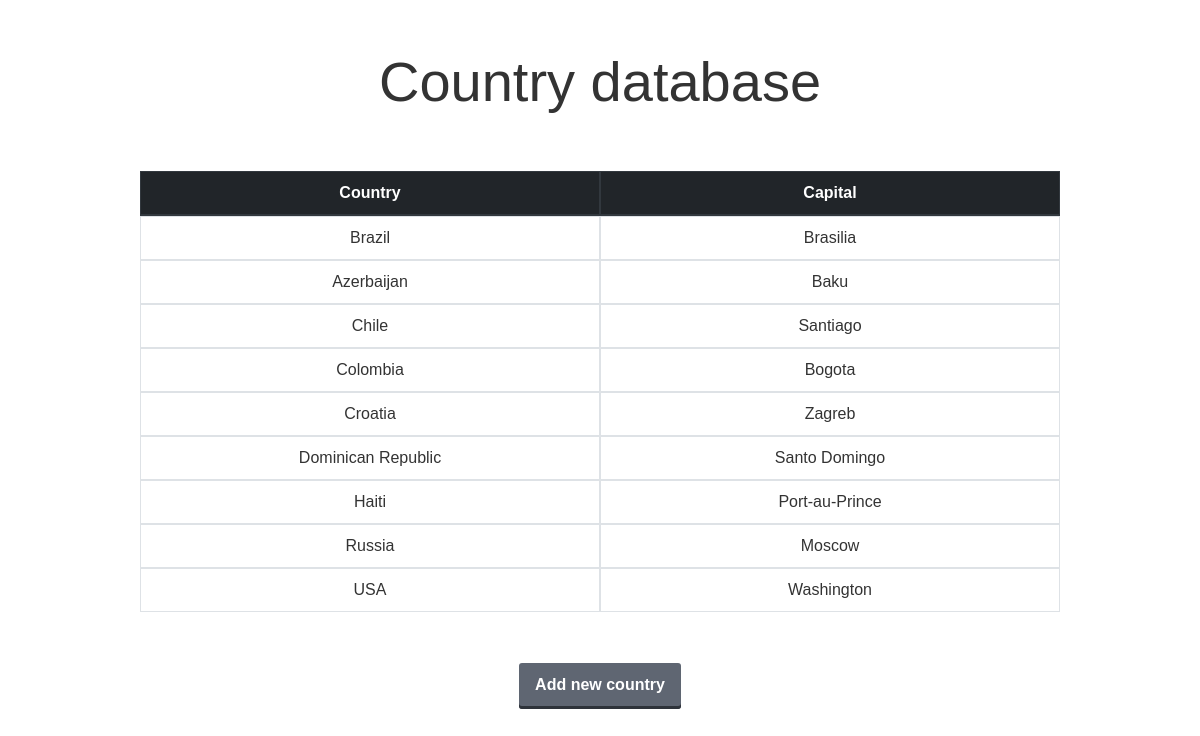
Before: / with the older database file.
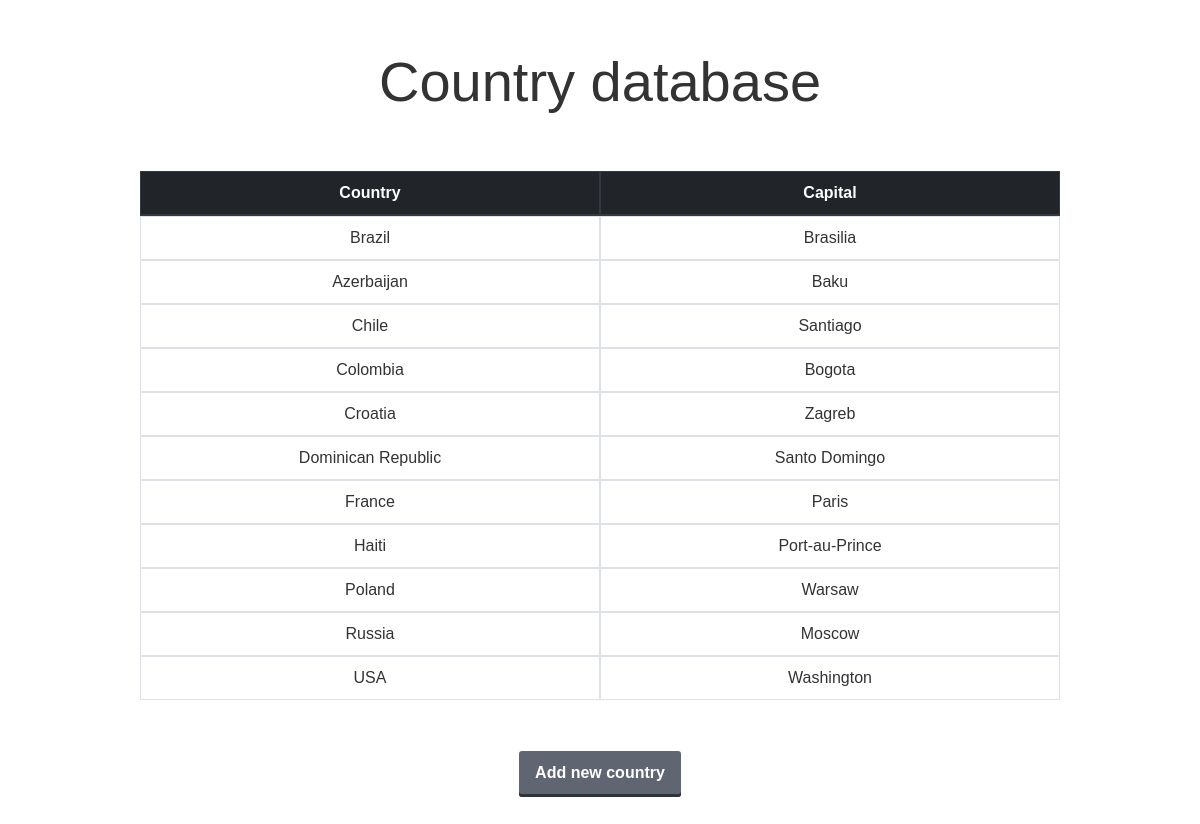
After: the same page with the newer database file.
### tables this page shows
CREATE TABLE `countries` (
  `id` int(11) NOT NULL,
  `country_name` varchar(255) NOT NULL,
  `capital_name` varchar(255) NOT NULL
);

### php/db.php (called while the page is built, shortened)
<?php
    class DB
    {
        private static $dbConnection;
        protected static $instance = null;
        public function __construct($dsn, $user, $pass)
        {
            if (self::$instance === null) {
                try {
                    self::$dbConnection = new PDO($dsn, $user, $pass);
                } catch (PDOException $ex) {
                    throw new Exception($ex->getMessage());
                }
            }
            return self::$instance;
        }
        public static function query($sql)
        {
            return self::$dbConnection->query($sql);
        }
        public static function run($query, $args = [])
        {
            try
            {
                if (!$args)
                {
                    return self::query($query);
                }
                $query = self::prepare($query);
                $query->execute($args);
                return $query;
            }
            catch (PDOException $ex)
            {
                throw new Exception($ex->getMessage());
            }
        }
        public static function getRows($sql, $args = [])
        {
            return self::run($sql, $args)->fetchAll();
        }
    }

### index.php (the view, shortened to what this page needs)
<?php
include_once $_SERVER['DOCUMENT_ROOT'] . '/templates/header.php';
include_once $_SERVER['DOCUMENT_ROOT'] . '/functions/functions.php';
include_once $_SERVER['DOCUMENT_ROOT'] . '/php/db.php';
$sql = "SELECT country_name, capital_name FROM countries ORDER BY country_name ASC ";
$db = new DB(DB_HOST, DB_USER, DB_PASS);
?>
    <div class="container">
        <div class="py-5">
            <?= printHeaderText("Country database") ?>
            <div class="row py-5">
                <div class="col-lg-10 mx-auto">
                    <div class="table-responsive">
                        <table class="table table-hover table-bordered">
                            <thead class="thead-dark">
                            <tr class="d-flex">
                                <th class="col-6">Country</th>
                                <th class="col-6">Capital</th>
                            </tr>
                            </thead>
                            <tbody>
                            <tr>
                                <?php
                                $data = $db::getRows($sql);
                                foreach ($data as $item) { ?>
                            <tr class="d-flex">
                                <td class="col-6"><?= htmlspecialchars($item[0]) ?> </td>
                                <td class="col-6"><?= htmlspecialchars($item[1]) ?></td>
                            </tr>
                            <?php } ?>
                            </tbody>
                        </table>
                    </div>
                </div>
            </div>
            <div class="text-center">
                <a class="mainButton" id="addButton" href="addForm.php">Add new country</a>
            </div>
        </div>
    </div>
<?php
include_once $_SERVER['DOCUMENT_ROOT'] . '/templates/footer.php';
?>

### templates/header.php (shortened to what this page needs)
<!DOCTYPE html>
<html>
<head>
    <link rel="stylesheet" href="../css/bootstrap.min.css">
    <link rel="stylesheet" href="../css/main.css">
</head>
<body>

### functions/functions.php
<?php
function printHeaderText($text)
{
    echo "<header class='text-center text-black'>
                <h1 class='display-4'>$text</h1>
              </header>";
}
?>

### templates/footer.php (shortened to what this page needs)
</body>
</html>

### css/main.css (style rules this page uses)
body { font: 100% Helvetica, sans-serif; color: #333; }
tr { text-align: center; vertical-align: middle; }
a.mainButton { font-weight: 700; color: white; text-decoration: none; padding: 0.8em 1em calc(.8em + 3px); border-radius: 3px; background: #5f6672; box-shadow: 0 -3px #2e333a inset; transition: 0.2s; }

Changed rows visible on the page:
added countries: country_name "France", capital_name "Paris"
added countries: country_name "Poland", capital_name "Warsaw"
